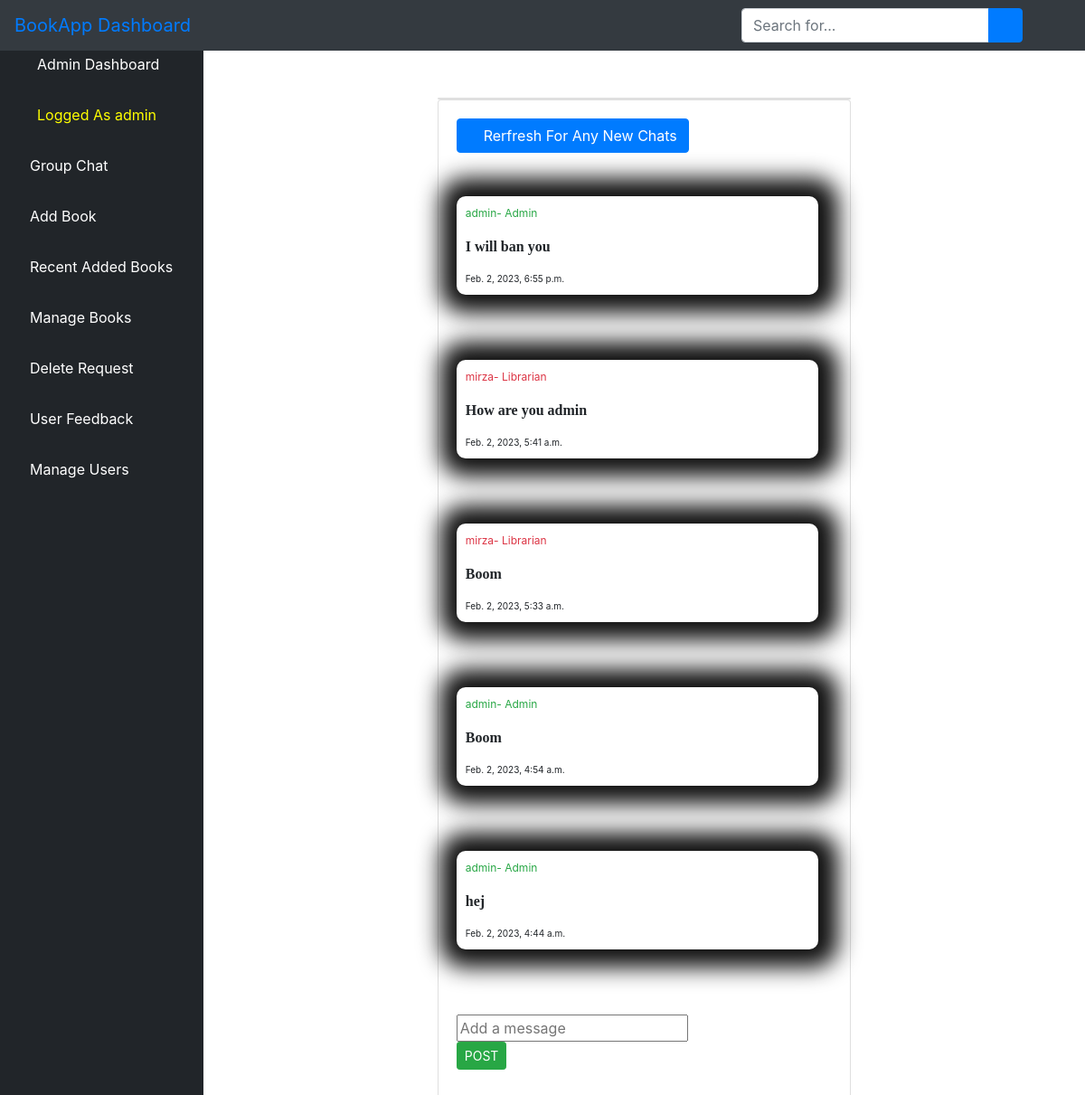
The app's page /chats/ (signed in) with its own data.
### bookstore/models.py (models this page shows)
class User(AbstractUser):
    is_publisher = models.BooleanField(default=False)
    is_librarian = models.BooleanField(default=False)
    is_admin = models.BooleanField(default=False)
    class Meta:
        swappable = "AUTH_USER_MODEL"

class Chat(models.Model):
    user = models.ForeignKey(User,on_delete=models.CASCADE)
    message = models.TextField()
    posted_at = models.DateTimeField(auto_now_add=True)
    def __str__(self):
        return str(self.message)
    class Meta:
        ordering = ("-posted_at",)

### bookstore/views.py (the view, shortened to what this page needs)
# urls.py: path("chats/",views.chat_list,name="chat_list"),
@login_required(login_url='login')
def chat_list(request):
    chat_list = Chat.objects.filter(posted_at__lt=timezone.now())
    context = {"chat_list":chat_list}
    return render(request, 'publisher/chat_list.html',context)

### bookstore/templates/publisher/chat_list.html (shortened to what this page needs)
{% extends 'publisher/base.html' %}
{% block content %}
<div class="container-fluid">
<div class="row">
<div class="col-sm-3" style="color: red">
</div>
<div class="col-sm-6" style="padding-top: 65px">
    <div class="card">
</div>
<div class="card mb-2">
<div class="card-body">
<div class="row">
    <div class="col-sm-8">
    <a href="/chats"><button class="btn btn btn-primary"><i class="fa fa-refresh" aria-hidden="true"></i>
    Rerfresh For Any New Chats</button></a><br><br><br>
    {% if chat_list %}
        {% for chat in chat_list %}
        <div class="chat" style="width: 150%; background: white; box-shadow: 2px 0px 25px 20px #111;">
            {% if chat.user.is_superuser or chat.user.is_admin %}
                <small class="chat-user-special text-success"> {{ chat.user }}- Admin </small>
            {% elif chat.user.is_librarian %}
                <small class="chat-user-special text-danger"> {{ chat.user }}- Librarian </small>
            {% else %}
                        <small class="chat-user text-primary"> {{ chat.user }} - Publisher </small>
            {% endif %}
            <p><b class="chat-content">{{ chat|linebreaks }}</b></p>
            <small class="chat-date">{{ chat.posted_at }}</small>
        </div><br><br><br>
        {% endfor %}
    {% endif %}
    <form action="" method="post">
        <input type="text" name="message" placeholder="Add a message">
        <button type="submit" class="btn btn-sm btn-success">POST</button>
    </form>
    <div class="col-sm-4"></div>
    </div>
                      </div>
                    </div>
                  </div>
</div>
<div class="col-sm-2" style="color: red">
</div>
</div>
</div>
{% endblock content %}

### bookstore/templates/publisher/base.html (shortened to what this page needs)
{% if request.user.is_publisher %}
    {% load static %}
{% elif request.user.is_librarian %}
    {% load static %}
{% else %}
<!DOCTYPE html>
<html lang="en">
<head>
    {% load static %}
    <link href="{% static 'vendor/fontawesome-free/css/all.min.css' %}" rel="stylesheet" type="text/css">
       <link rel="stylesheet" href="{% static 'assets/css/bootstrap.min.css' %}">
      <link rel="stylesheet" href="{% static 'assets/fonts/font-awesome-4.7.0/css/font-awesome.min.css' %}">
    <link href="{% static 'vendor/datatables/dataTables.bootstrap4.css' %}" rel="stylesheet">
    <link rel="stylesheet" type="text/css" href="{% static 'css/master.css' %}">
    <link href="{% static 'css/sb-admin.css' %}" rel="stylesheet">
</head>
<body id="page-top">
<nav class="navbar navbar-expand navbar-dark bg-dark fixed-top">
    <a class="navbar-brand mr-1 text-primary" href="">BookApp Dashboard</a>
    <button class="btn btn-link btn-sm text-white order-1 order-sm-0" id="sidebarToggle" href="#">
        <i class="fas fa-bars"></i>
    </button>
      <form class="d-none d-md-inline-block form-inline ml-auto mr-0 mr-md-3 my-2 my-md-0" action="">
        <div class="input-group">
            <input type="text" class="form-control" name="query" placeholder="Search for..." aria-label="Search" aria-describedby="basic-addon2">
            <div class="input-group-append">
                <button class="btn btn-primary" type="submit">
                    <i class="fas fa-search"></i>
                </button>
            </div>
        </div>
    </form>
    <ul class="navbar-nav ml-auto ml-md-0">
        <li class="nav-item dropdown no-arrow">
            <a class="nav-link dropdown-toggle" href="#" id="userDropdown" role="button" data-toggle="dropdown" aria-haspopup="true" aria-expanded="false">
                <i class="fas fa-user-circle fa-fw text-primary"></i>
            </a>
        </li>
    </ul>
</nav>
<div id="wrapper" style="padding-top: 19px">
<ul class="sidebar navbar-nav">
    <li class="nav-item active">
        <a class="nav-link" href="">
            <i class="fas fa-fw fa-tachometer-alt"></i>
            <span>Admin Dashboard</span>
        </a>
    </li>
    <li class="nav-item active">
        <a class="nav-link" href="">
            <i class="fas fa-user-circle fa-fw text-warning"></i>
            <span style="color: yellow">Logged As {{ request.user.username }}</span>
        </a>
    </li>
    <li class="nav-item">
        <a class="nav-link" href="{% url 'chat_list' %}">
            <i class="fas fa-book text-primary"></i>
            <span style="color: white">Group Chat</span>
        </a>
    </li>
        <li class="nav-item">
        <a class="nav-link" href="{% url 'post_book' %}">
            <i class="fas fa-book text-primary"></i>
            <span style="color: white">Add Book</span>
        </a>
    </li>
    <li class="nav-item">
        <a class="nav-link" href="{% url 'recent_added_book' %}">
            <i class="fas fa-book text-primary"></i>
            <span style="color: white">Recent Added Books</span>
        </a>
    </li>
      <li class="nav-item">
        <a class="nav-link" href="{% url 'manage_books' %}">
            <i class="fas fa-book text-primary"></i>
            <span style="color: white">Manage Books</span>
        </a>
    </li>
     <li class="nav-item">
        <a class="nav-link" href="{% url 'delete_requests' %}">
            <i class="fas fa-book text-primary"></i>
            <span style="color: white">Delete Request</span>
        </a>
    </li>
     <li class="nav-item">
        <a class="nav-link" href="{% url 'feedbacks' %}">
            <i class="fas fa-book text-primary"></i>
            <span style="color: white">User Feedback</span>
        </a>
    </li>
     <li class="nav-item">
        <a class="nav-link" href="">
            <i class="fas fa-user text-primary"></i>
            <span style="color: white">Manage Users</span>
        </a>
    </li>
</ul>
{% endif %}
{% block content %}{% endblock content %}
</div>

### static/css/master.css (style rules this page uses)
html { scroll-behavior: smooth; }
li { list-style-type: none; }
.chat { background: rgb(220, 20, 60); border-radius: 10px; width: 70%; padding: 10px; }
.chat-content { font-family: 'Ubuntu', cursive; }
.chat-user-special { color: yellow; font-size: 12px; }
.chat-date { font-size: 10px; }

### bookstore/templates/publisher/base.html (style rules this page uses)
body { display: flex; flex-direction: column; min-height: 100vh; }

### records on screen
User: user.username "admin"
Chat: user "admin", posted_at "Feb. 2, 2023, 6:55 p.m."
Chat: user "mirza", posted_at "Feb. 2, 2023, 5:41 a.m."
Chat: user "mirza", posted_at "Feb. 2, 2023, 5:33 a.m."
Chat: user "admin", posted_at "Feb. 2, 2023, 4:54 a.m."
Chat: user "admin", posted_at "Feb. 2, 2023, 4:44 a.m."
